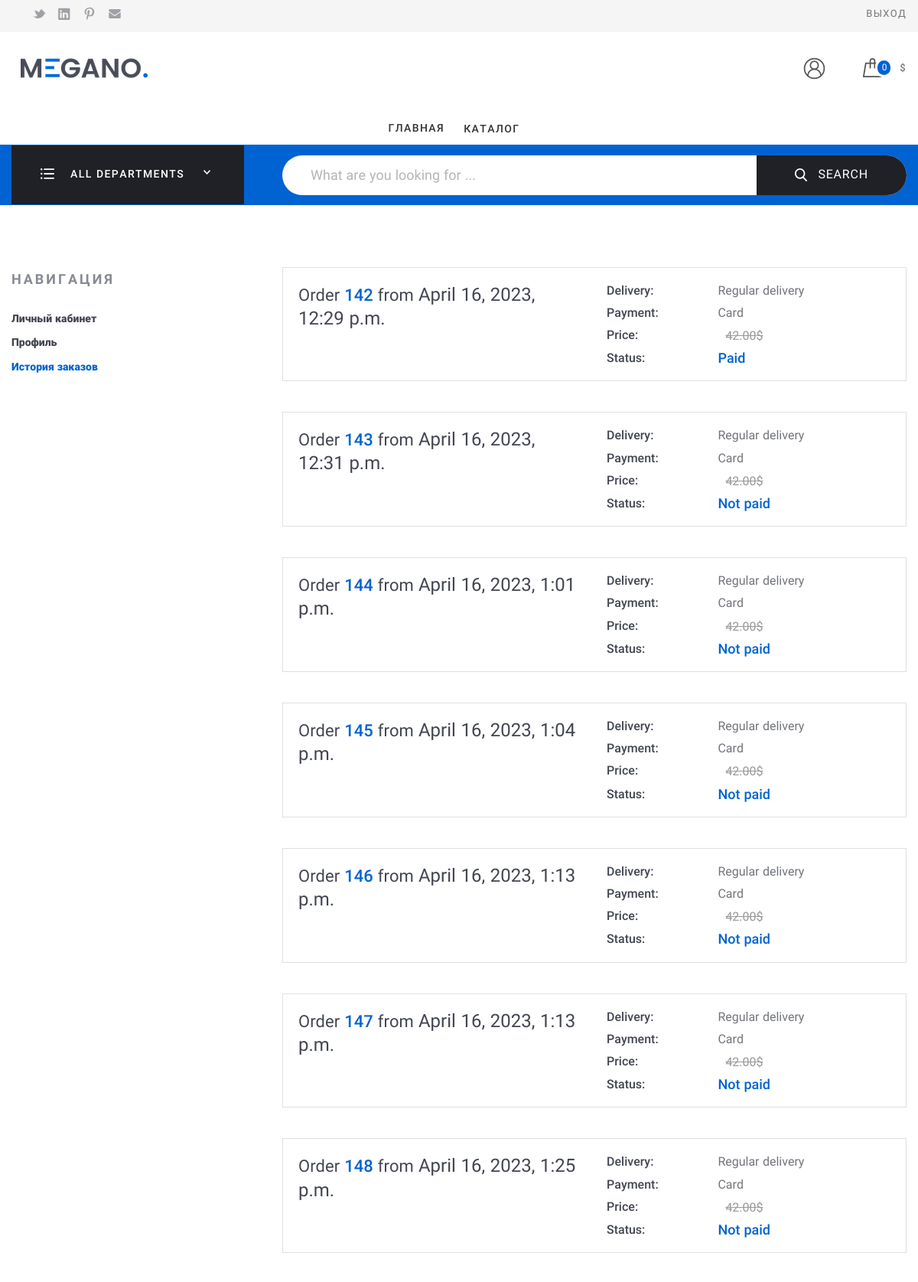
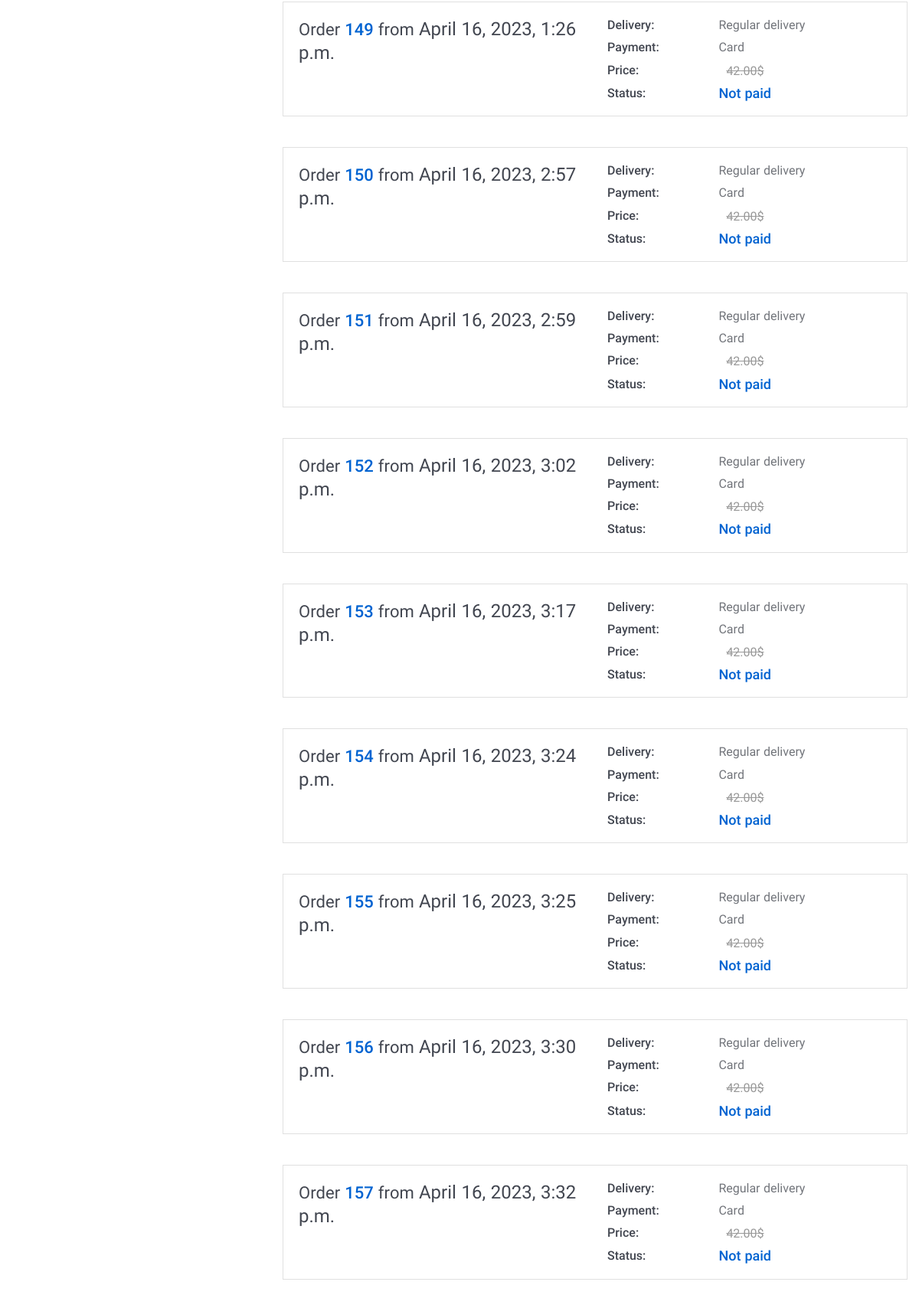
Screenshot of /order_list/ (signed in, upper part) with the database file from the repository (2 pictures, top to bottom).
### my_store_app/models.py (models this page shows, shortened)
class Order(models.Model):
    DELIVERY_CHOICES = [("reg", _("Regular")), ("exp", _("Express"))]
    PAYMENT_CHOICES = [
        ("card", _("Bank Card")),
        ("cash", _("From random account")),
    ]
    customer = models.ForeignKey(
        User,
        on_delete=models.CASCADE,
        null=True,
        related_name="orders",
        verbose_name=_("customer"),
    )
    fio = models.CharField(
        max_length=100, null=True, blank=True, verbose_name=_("name and lastname")
    )
    phone_valid = RegexValidator(
        regex=r"^\+?1?\d{6,15}$",
        message=" ".join(
            [
                str(_("номер телефона необходимо вводить в формате:")),
                "+999999999",
                str(_("до 15 символов.")),
            ]
        ),
    )
    phone = models.CharField(
        max_length=16,
        validators=[phone_valid],
        null=True,
        blank=True,
        verbose_name=_("phone number"),
    )
    email = models.EmailField(null=True, blank=True, verbose_name=_("email"))
    delivery = models.CharField(
        max_length=3,
        choices=DELIVERY_CHOICES,
        default="reg",
        verbose_name=_("delivery"),
    )
    payment_method = models.CharField(
        max_length=4,
        choices=PAYMENT_CHOICES,
        default="card",
        verbose_name=_("payment method"),
    )
    city = models.CharField(
        max_length=25, null=True, blank=True, verbose_name=_("city")
    )
    address = models.TextField(
        max_length=255, null=True, blank=True, verbose_name=_("address")
    )
    in_order = models.BooleanField(default=False, verbose_name=_("in order"))
    paid = models.BooleanField(default=False, verbose_name=_("order is payed"))
    payment_error = models.CharField(
        max_length=50, null=True, blank=True, verbose_name=_("payment error")
    )
    ordered = models.DateTimeField(
        null=True, blank=True, verbose_name=_("order placement date")
    )
    braintree_id = models.CharField(
        max_length=150, blank=True, verbose_name=_("transaction id")
    )
    delivery_cost = models.DecimalField(
        max_digits=10, decimal_places=2, default=0, verbose_name=_("Delivery cost")
    )
    @property
    def total_sum(self) -> Decimal:
        total = Decimal(0.00)
        for product in self.order_products.all():
            total += (
                product.final_price * product.quantity + product.order.delivery_cost
            )
        return Decimal(total)
    def name(self):
        return self.__str__()
    class Meta:
        verbose_name = _("order")
        verbose_name_plural = _("orders")

class OrderProduct(models.Model):
    order = models.ForeignKey(
        Order, on_delete=models.CASCADE, related_name="order_products"
    )
    product = models.ForeignKey(
        Product, on_delete=models.CASCADE, related_name="order_products"
    )
    final_price = models.DecimalField(
        max_digits=10, decimal_places=2, default=0, verbose_name=_("final_price")
    )
    quantity = models.IntegerField(null=True, default=1, verbose_name=_("quantity"))
    class Meta:
        verbose_name = _("order product")
        verbose_name_plural = _("order products")

### my_store_app/views.py (the view)
# urls.py: path("order_list/", HistoryOrderView.as_view(), name="order_list"),
class HistoryOrderView(generic.ListView):
    model = Order
    context_object_name = "orders"
    template_name = "order_list.html"
    def get_queryset(self):
        return Order.objects.filter(customer=self.request.user, in_order=True)

### my_store_app/context_processors.py (called while the page is built)
def cart(request):
    return {"cart": Cart(request)}

def load_settings(request):
    return {"site_settings": SiteSettings.load()}

### my_store_app/models.py (called while the page is built)
    @property
    def icon_url(self):
        if self.icon and hasattr(self.icon, "url"):
            return self.icon.url

    @classmethod
    def load(cls):
        try:
            return cls.objects.get()
        except cls.DoesNotExist:
            return cls()

### my_store_app/services/cart.py (called while the page is built)
    def __len__(self):
        return sum(item["quantity"] for item in self.cart.values())

### my_store_app/templatetags/category_tags.py (called while the page is built)
@register.simple_tag()
def get_categories():
    return ProductCategory.objects.all()

### my_store_app/templates/order_list.html (shortened to what this page needs)
{% extends 'base.html' %}
{% load i18n %}
{% load static %}
{% block content %}
    <div class="Middle Middle_top">
        <div class="Section Section_column Section_columnLeft">
            <div class="wrap">
                <div class="Section-column">
                    <div class="Section-columnSection">
                        <header class="Section-header">
                            <strong class="Section-title">Навигация
                            </strong>
                        </header>
                        <div class="Section-columnContent">
                            <div class="NavigateProfile">
                                <ul class="menu menu_vt">
                                    <li class="menu-item"><a class="menu-link" href="{% url 'account' %}">Личный кабинет</a>
                                    </li>
                                    <li class="menu-item"><a class="menu-link" href="{% url 'profile' %}">Профиль</a>
                                    </li>
                                    <li class="menu-item_ACTIVE menu-item"><a class="menu-link" href="{% url 'order_list' %}">История заказов</a>
                                    </li>
                                </ul>
                            </div>
                        </div>
                    </div>
                </div>
                <div class="Section-content">
                    <div class="Orders">
                    {% for order in orders %}
                    <div class="Order Order_anons">
                        <div class="Order-personal">
                            <div class="row">
                                <div class="row-block"><a class="Order-title" href="{% url 'history_detail' order.id %}">{% trans 'Order' %}&#32;<span class="Order-numberOrder">{{ order.id }}</span>&#32;{% trans 'from' %}&#32;<span class="Order-dateOrder">{{ order.ordered }}</span></a>
                                </div>
                                <div class="row-block">
                                    <div class="Order-info Order-info_delivery">
                                        <div class="Order-infoType">{% trans 'Delivery' %}:
                                        </div>
                                        <div class="Order-infoContent">
                                            {% if order.delivery == 'reg' %}
                                                {% trans 'Regular delivery' %}
                                            {% else %}
                                                {% trans 'Express delivery' %}
                                            {% endif %}
                                        </div>
                                    </div>
                                    <div class="Order-info Order-info_pay">
                                        <div class="Order-infoType">{% trans 'Payment' %}:
                                        </div>
                                        <div class="Order-infoContent">
                                            {% if order.payment_method == 'card' %}
                                              {% trans 'Card' %}
                                            {% else %}
                                              {% trans 'Random account' %}
                                            {% endif %}
                                        </div>
                                    </div>
                                    <div class="Order-info">
                                      <div class="Order-infoType">{% trans 'Price' %}:
                                      </div>
                                      <div class="Order-infoContent"><span class="Order-price_old">{{ order.total_sum }}$</span>
                                      </div>
                                    </div>
                                    <div class="Order-info Order-info_status">
                                      <div class="Order-infoType">{% trans 'Status' %}:
                                      </div>
                                      <div class="Order-infoContent">
                                        {% if order.paid %}
                                        {% trans 'Paid' %}
                                        {% else %}
                                        {% trans 'Not paid' %}
                                        {% endif %}
                                      </div>
                                    </div>
                                </div>
                            </div>
                        </div>
                    </div>
                    {% endfor %}
                </div>
            </div>
        </div>
    </div>
{% endblock %}

### my_store_app/static/assets/css/basic.css (style rules this page uses)
html { font-family: sans-serif; -ms-text-size-adjust: 100%; -webkit-text-size-adjust: 100%; }
body { margin: 0; }
article, aside, details, figcaption, figure, footer, header, main, menu, nav, section, summary { display: block; }
a { background-color: transparent; -webkit-text-decoration-skip: objects; }
b, strong { font-weight: inherit; }
b, strong { font-weight: bolder; }
.menu { width: 100%; position: relative; line-height: 1.2em; margin: 0; padding: 0; display: block; font-weight: bold; }
.menu:before, .menu:after { content: ""; display: table; }
.menu:after { clear: both; }
.menu ul, .menu li { list-style: none; padding: 0; margin: 0; }
.menu ul:after, .menu li:after { display: none; }
.menu_vt { visibility: visible; }
.menu_vt .menu-item { display: block; font-weight: 800; font-size: 14px; line-height: 1.2em; }
.menu_vt .menu-item_ACTIVE a, .menu_vt .menu-item_trigger a { color: #0063d1; cursor: default; }
.menu_vt .menu-item + .menu-item { margin-top: 10px; }
.menu_vt .menu-link { color: #424650; border: none; position: relative; display: inline-block; padding-left: 0px; padding-right: 0px; padding-bottom: 5px; }
.menu_vt .menu-link:after { content: ''; height: 2px; left: 50%; bottom: 0; right: 50%; background: #0063d1; z-index: -1; position: absolute; transition: left 400ms cubic-bezier(0.215, 0.61, 0.355, 1), right 400ms cubic-bezier(0.215, 0.61, 0.355, 1); }
.row { width: 100%; display: flex; justify-content: space-between; flex: 0 0 100%; }
.row:before, .row:after { content: ""; display: table; }
.row:after { clear: both; }
.row-block { display: block; flex-grow: 0; width: 100%; }
.row-block + .row-block { margin-left: 2rem; }
html { height: 100%; width: 100%; display: block; font-family: Roboto, Verdana, Arial, "Helvetica CY", Helvetica, "Nimbus Sans L", sans-serif; }
body { min-height: 100%; font-size: 16px; color: #424650; line-height: 1.3em; text-align: left; position: relative; min-width: 320px; background: #fff; display: flex; flex-direction: column; }
* { box-sizing: border-box; }
a { text-decoration: none; color: #0063d1; border-bottom: 1px solid #84beff; border-bottom: 1px solid rgba(0, 99, 209, 0); padding-bottom: 0; cursor: pointer; }
ul { margin: 20px 0; padding: 0 0 0 8px; list-style: none; line-height: 1.5em; }
ul li { position: relative; list-style: none; }
ul li:after { content: ' '; width: 4px; height: 4px; position: absolute; top: 10px; left: -8px; border-radius: 10px; }
.wrap { padding: 0 15px; max-width: 1630px; min-width: 320px; width: 100%; box-sizing: border-box; margin: 0 auto; position: relative; }

### rows the page displays
Order: id "142", ordered "April 16, 2023, 12:29 p.m.", total_sum "42.00"
Order: id "143", ordered "April 16, 2023, 12:31 p.m.", total_sum "42.00"
Order: id "144", ordered "April 16, 2023, 1:01 p.m.", total_sum "42.00"
Order: id "145", ordered "April 16, 2023, 1:04 p.m.", total_sum "42.00"
Order: id "146", ordered "April 16, 2023, 1:13 p.m.", total_sum "42.00"
Order: id "147", ordered "April 16, 2023, 1:13 p.m.", total_sum "42.00"
Order: id "148", ordered "April 16, 2023, 1:25 p.m.", total_sum "42.00"
Order: id "149", ordered "April 16, 2023, 1:26 p.m.", total_sum "42.00"
Order: id "150", ordered "April 16, 2023, 2:57 p.m.", total_sum "42.00"
Order: id "151", ordered "April 16, 2023, 2:59 p.m.", total_sum "42.00"
Order: id "152", ordered "April 16, 2023, 3:02 p.m.", total_sum "42.00"
Order: id "153", ordered "April 16, 2023, 3:17 p.m.", total_sum "42.00"
Order: id "154", ordered "April 16, 2023, 3:24 p.m.", total_sum "42.00"
Order: id "155", ordered "April 16, 2023, 3:25 p.m.", total_sum "42.00"
Order: id "156", ordered "April 16, 2023, 3:30 p.m.", total_sum "42.00"
Order: id "157", ordered "April 16, 2023, 3:32 p.m.", total_sum "42.00"
